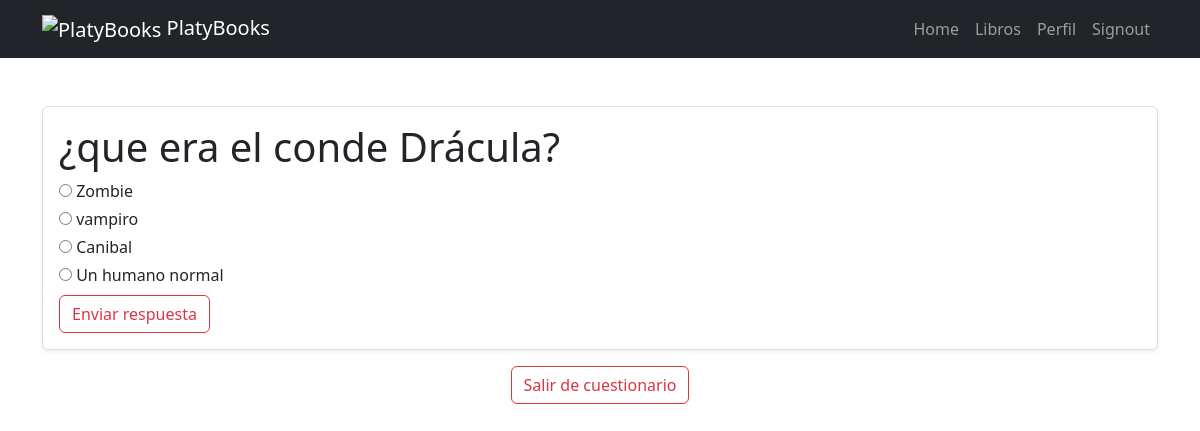
Page /quiz_answer/1 (signed in) on the earlier database version.
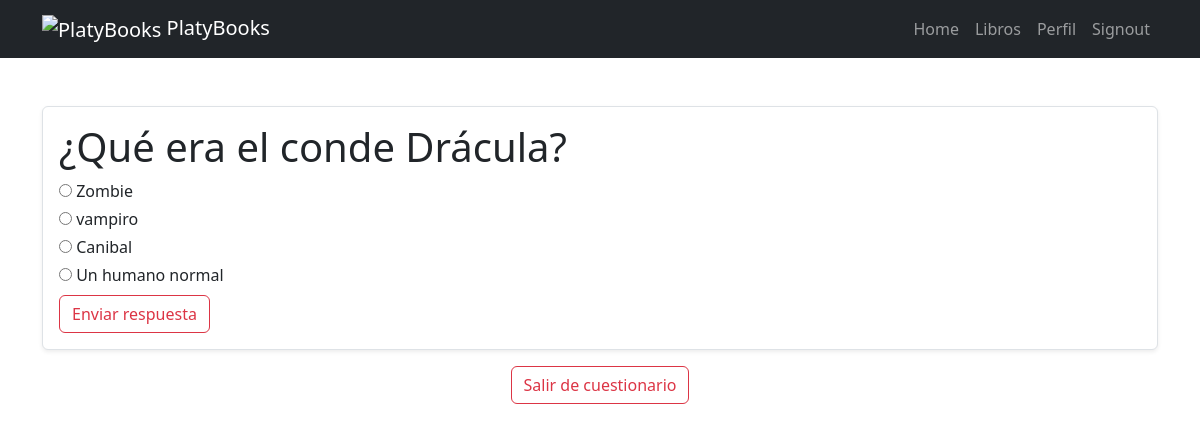
Same page on the later database version.
### tasks/models.py (models this page shows, shortened)
class Quiz(models.Model):
    book = models.ForeignKey(Book, on_delete=models.CASCADE, related_name="quizzes")
    question = models.TextField()
    response_count = models.IntegerField(default=0)

### tasks/views.py (the view, shortened to what this page needs)
# urls.py: path('quiz_answer/<int:quiz_id>',views.quiz_detail, name='quiz_detail'),
@login_required
def quiz_detail(request, quiz_id):
    quiz = get_object_or_404(Quiz, id=quiz_id)
    answers = quiz.answers.all()
    return render(request, 'quiz_detail.html', {'quiz': quiz, 'answers': answers})

### tasks/templates/quiz_detail.html (shortened to what this page needs)
{% extends 'base.html' %}
{% block content %}
<main class="container py-5">
    <section class="card card-body border rounded shadow-sm">
        <h1>{{ quiz.question }}</h1>
        <form method="POST">
            {% if answers %}
                {% for answer in answers %}
                    <div class="mb-1">
                        <input type="radio" id="answer_{{ answer.id }}" name="answer" value="{{ answer.id }}" required>
                        <label for="answer_{{ answer.id }}">{{ answer.answer_text }}</label>
                    </div>
                {% endfor %}
            {% else %}
                <p>No hay respuestas disponibles para esta pregunta.</p>
            {% endif %}
            <div class="mt-2">
                <button type="submit" class="btn btn-outline-danger">Enviar respuesta</button>
            </div>
        </form>
    </section>
    <div class="text-center mt-3">
        <a href="/buscar-libros" class="btn btn-outline-danger">
            Salir de cuestionario
        </a>
    </div>
</main>
{% endblock %}

Differences in the rows shown:
changed Quiz: question "¿que era el conde Drácula?" → "¿Qué era el conde Drácula?"
